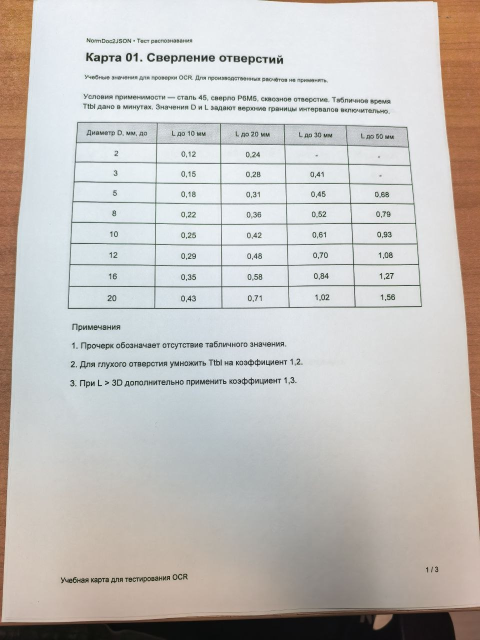
#> input picture tests/fixtures/phone_photos/card01_straight.jpg, 960 x 1280 px (shown at 1/2 size)
$ python -i preprocessing.py   (imports and definitions only)
#> lines starting #> are read from the running program, lines starting #| are printed output that depends on the picture
"""Предобработка графики для OCR; координаты результата — пиксели."""
from dataclasses import dataclass, field
from collections.abc import Iterator
from pathlib import Path
import math

import cv2
import numpy as np
from .image_io import ImagePage, iter_image_pages


@dataclass
class PreparedPage:
    source_file: str
    page_number: int
    image: np.ndarray | None
    rotation_degrees: float = 0.0
    scale: tuple[float, float] = (1.0, 1.0)
    warnings: list[str] = field(default_factory=list)
    grayscale: np.ndarray | None = None

    @property
    def requires_manual_review(self) -> bool:
        return bool(self.warnings)


def _deskew(gray: np.ndarray) -> tuple[np.ndarray, float, list[str]]:
    edges = cv2.Canny(gray, 50, 150)
    length = max(20, min(gray.shape) // 8)
    lines = cv2.HoughLinesP(edges, 1, np.pi / 1800, threshold=30,
                            minLineLength=length, maxLineGap=10)
    angles = []
    if lines is not None:
        for x1, y1, x2, y2 in lines.reshape(-1, 4):
            angle = math.degrees(math.atan2(float(y2-y1), float(x2-x1)))
            # Горизонтальные и вертикальные линии дают общую оценку наклона.
            angle = (angle + 45) % 90 - 45
            if abs(angle) <= 20:
                angles.append(angle)
    if len(angles) < 3:
        return gray, 0.0, ['Недостаточно линий для надёжного определения наклона']
    angle = float(np.median(angles))
    if np.median(np.abs(np.asarray(angles)-angle)) > 2:
        return gray, 0.0, ['Неоднозначный наклон: возможна перспектива или сложная сетка']
    if abs(angle) > 15.5:
        return gray, 0.0, ['Наклон выходит за поддерживаемые пределы ±15°']
    if abs(angle) < 0.15:
        return gray, 0.0, []
    h, w = gray.shape
    matrix = cv2.getRotationMatrix2D((w/2, h/2), angle, 1)
    cosine, sine = abs(matrix[0, 0]), abs(matrix[0, 1])
    nw, nh = math.ceil(w*cosine+h*sine), math.ceil(h*cosine+w*sine)
    matrix[0, 2] += (nw-w)/2
    matrix[1, 2] += (nh-h)/2
    return cv2.warpAffine(gray, matrix, (nw, nh), borderValue=255), angle, []


# [67 lines left out: functions preprocess_page, iter_preprocessed_images, not called in this run]

>>> import cv2
>>> picture = cv2.imread('../tests/fixtures/phone_photos/card01_straight.jpg', cv2.IMREAD_GRAYSCALE)
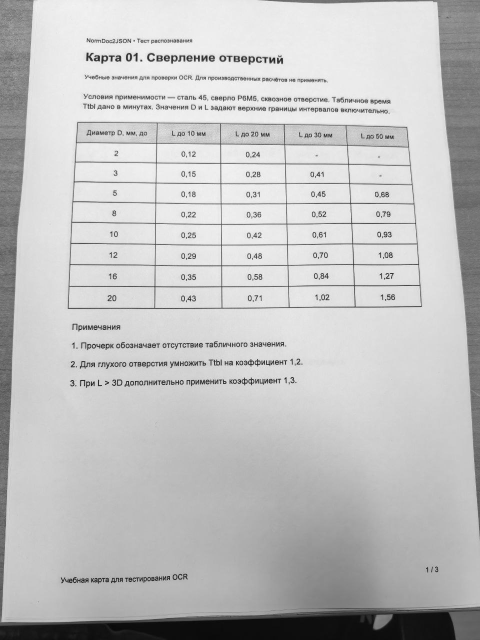
#> picture: shape (1280, 960) (shown at 1/2 size); min 0, max 255, mean 192.9
>>> result = _deskew(picture)
#> in _deskew, `edges = cv2.Canny(gray, 50, 150)`:
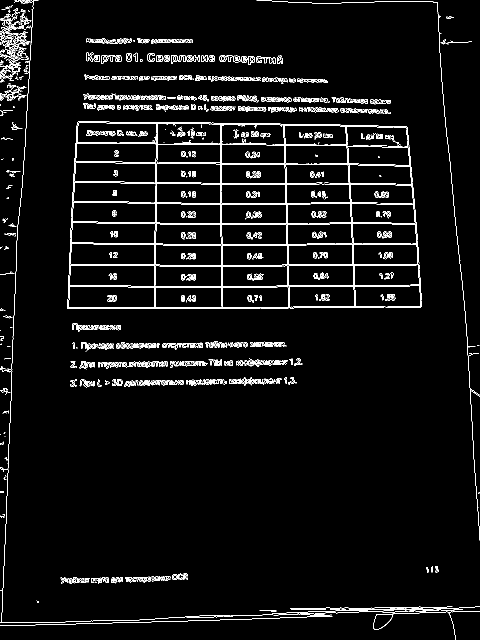
#> edges: shape (1280, 960) (shown at 1/2 size); 4% white in thin lines or dots
#> in _deskew, `lines = cv2.HoughLinesP(edges, 1, np.pi / 1800, threshold=30, minLineL..`: lines = 144 rows, first 6: [307, 615, 449, 615], [262, 572, 552, 572], [420, 366, 632, 366], [506, 328, 648, 329], [774, 1228, 957, 1222], [191, 151, 634, 164]
#> the loop in _deskew, `for x1, y1, x2, y2 in lines.reshape(-1, 4):` made 144 passes
#> (x1, y1, x2, y2, angle) on passes 1 to 12: (307, 615, 449, 615, 0), (262, 572, 552, 572, 0), (420, 366, 632, 366, 0), (506, 328, 648, 329, 0.403), (774, 1228, 957, 1222, -1.88), (191, 151, 634, 164, 1.68), (151, 286, 314, 287, 0.352), (17, 915, 24, 738, 2.26), (402, 368, 728, 368, 0), (88, 1249, 331, 1243, -1.41), (544, 1227, 684, 1221, -2.45), (650, 572, 819, 572, 0)
#> angle on passes 61 to 66: -5.11, 0, 1.23, 0, -1.51, 1.58
#> after the loop in _deskew, `for x1, y1, x2, y2 in lines.reshape(-1, 4):`: angles = 144 values, max 3.58 at index 29, min -5.8 at index 124, mean -0.066
#> in _deskew, `angle = float(np.median(angles))`: angle = 0

$ run again, on tests/fixtures/phone_photos/card02_straight.jpg
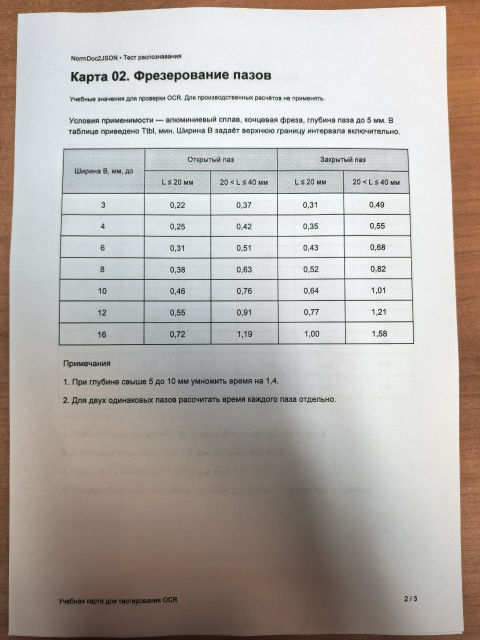
#> input picture tests/fixtures/phone_photos/card02_straight.jpg, 960 x 1280 px (shown at 1/2 size)
#> `picture = cv2.imread('../tests/fixtures/phone_photos/card01_straight.j..`:
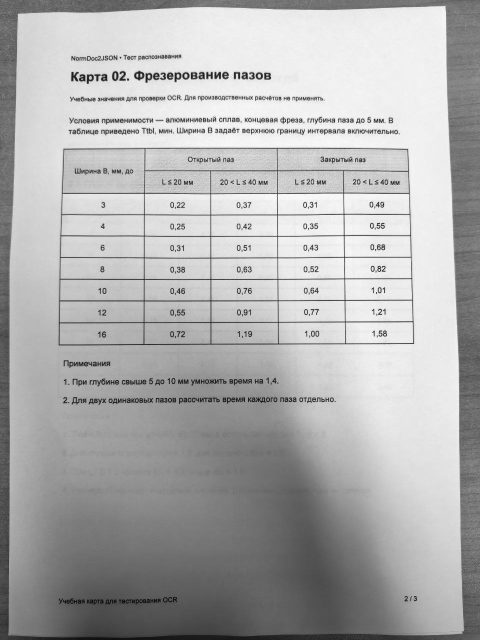
#> picture: shape (1280, 960) (shown at 1/2 size); min 0, max 255, mean 174.9
#> in _deskew, `edges = cv2.Canny(gray, 50, 150)`:
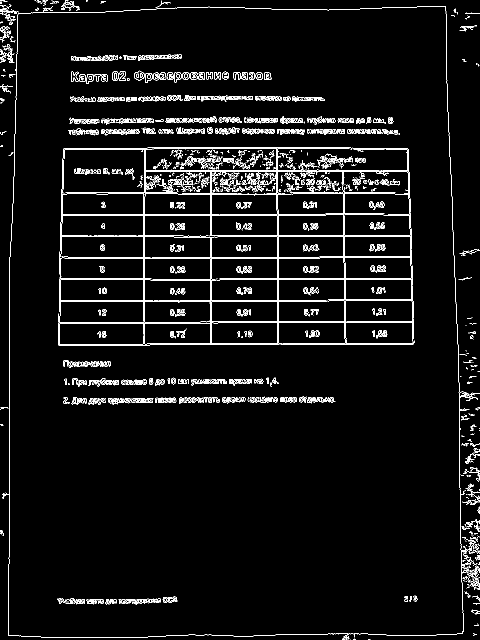
#> edges: shape (1280, 960) (shown at 1/2 size); 4.4% white in thin lines or dots
#> lines = 139 rows, first 6: [19, 1029, 19, 790], [288, 340, 758, 340], [288, 342, 759, 342], [656, 556, 824, 556], [440, 428, 650, 428], [420, 645, 597, 645]
#> the loop in _deskew, `for x1, y1, x2, y2 in lines.reshape(-1, 4):` made 139 passes
#> (x1, y1, x2, y2, angle) on passes 1 to 8: (19, 1029, 19, 790, 0), (288, 340, 758, 340, 0), (288, 342, 759, 342, 0), (656, 556, 824, 556, 0), (440, 428, 650, 428, 0), (420, 645, 597, 645, 0), (479, 516, 632, 516, 0), (122, 428, 336, 428, 0)
#> after the loop in _deskew, `for x1, y1, x2, y2 in lines.reshape(-1, 4):`: angles = 139 values, max 1.43 at index 61, min -4.73 at index 92, mean -0.165

$ run again, on tests/fixtures/phone_photos/card03_straight.jpg
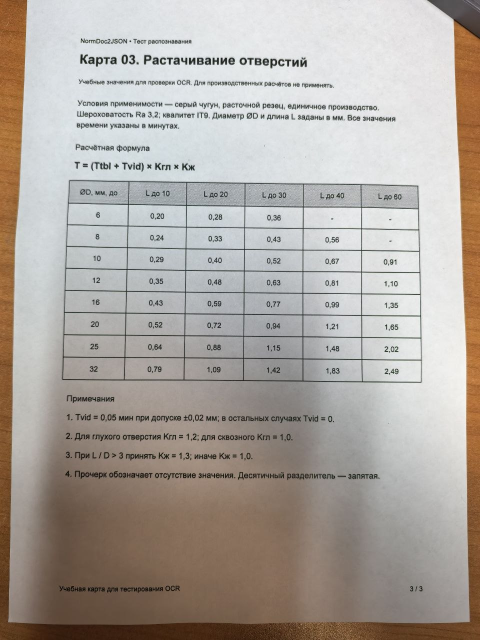
#> input picture tests/fixtures/phone_photos/card03_straight.jpg, 960 x 1280 px (shown at 1/2 size)
#> `picture = cv2.imread('../tests/fixtures/phone_photos/card01_straight.j..`:
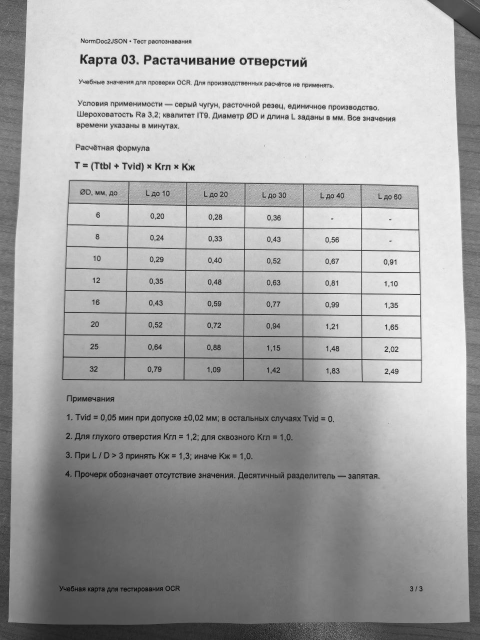
#> picture: shape (1280, 960) (shown at 1/2 size); min 0, max 255, mean 167.9
#> in _deskew, `edges = cv2.Canny(gray, 50, 150)`:
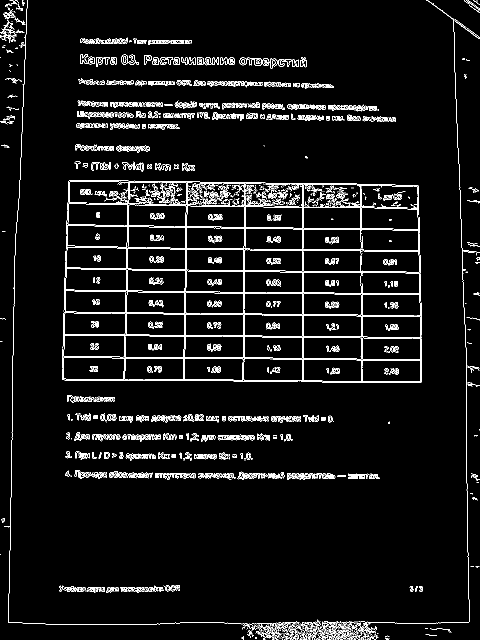
#> edges: shape (1280, 960) (shown at 1/2 size); 4.9% white in thin lines or dots
#> lines = 184 rows, first 6: [125, 713, 351, 714], [444, 671, 734, 673], [20, 1100, 24, 812], [199, 671, 389, 672], [508, 457, 680, 458], [124, 757, 466, 759]
#> the loop in _deskew, `for x1, y1, x2, y2 in lines.reshape(-1, 4):` made 184 passes
#> (x1, y1, x2, y2, angle) on passes 1 to 3: (125, 713, 351, 714, 0.254), (444, 671, 734, 673, 0.395), (20, 1100, 24, 812, 0.796)
#> after the loop in _deskew, `for x1, y1, x2, y2 in lines.reshape(-1, 4):`: angles = 184 values, max 4.43 at index 116, min -2.16 at index 21, mean 0.618
#> in _deskew, `angle = float(np.median(angles))`: angle = 0.396
#> matrix = [[1, 0.00691, -4.41], [-0.00691, 1, 3.33]]
#> cosine = 1; sine = 0.00691
#> nw = 969; nh = 1287

$ run again, on tests/fixtures/phone_photos/card01_tilted.jpg
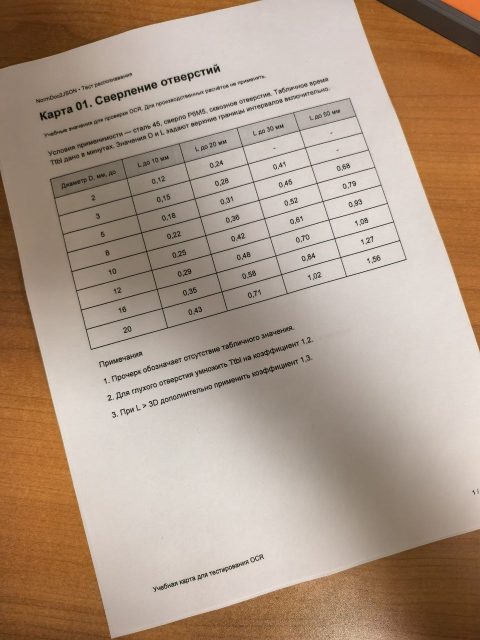
#> input picture tests/fixtures/phone_photos/card01_tilted.jpg, 960 x 1280 px (shown at 1/2 size)
#> `picture = cv2.imread('../tests/fixtures/phone_photos/card01_straight.j..`:
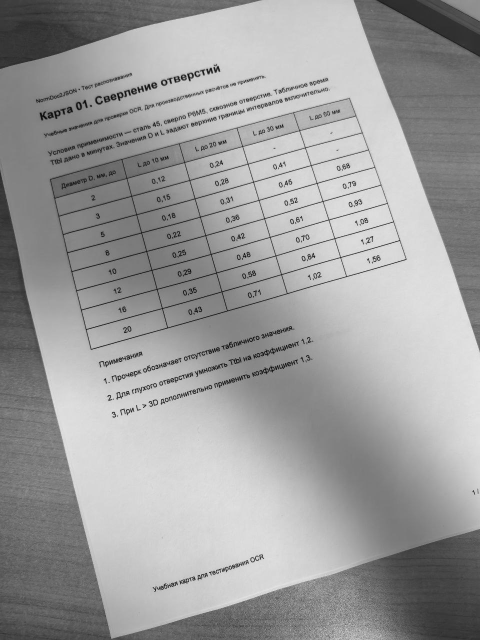
#> picture: shape (1280, 960) (shown at 1/2 size); min 0, max 251, mean 156.8
#> in _deskew, `edges = cv2.Canny(gray, 50, 150)`:
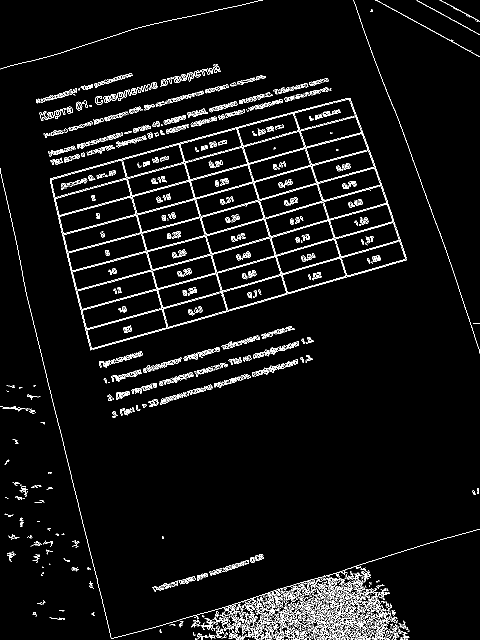
#> edges: shape (1280, 960) (shown at 1/2 size); 4.4% white in thin lines or dots
#> lines = 234 rows, first 6: [47, 563, 222, 1277], [199, 692, 812, 520], [177, 576, 559, 468], [548, 392, 751, 335], [108, 397, 674, 242], [100, 360, 551, 235]
#> the loop in _deskew, `for x1, y1, x2, y2 in lines.reshape(-1, 4):` made 234 passes
#> (x1, y1, x2, y2, angle) on passes 1 to 3: (47, 563, 222, 1277, -13.77), (199, 692, 812, 520, -15.67), (177, 576, 559, 468, -15.79)
#> after the loop in _deskew, `for x1, y1, x2, y2 in lines.reshape(-1, 4):`: angles = 226 values, max 10.24 at index 148, min -19.52 at index 107, mean -11.78
#> in _deskew, `angle = float(np.median(angles))`: angle = -15.15
#> matrix = [[0.965, -0.261, 184], [0.261, 0.965, -103.2]]
#> cosine = 0.965; sine = 0.261
#> nw = 1262; nh = 1487
